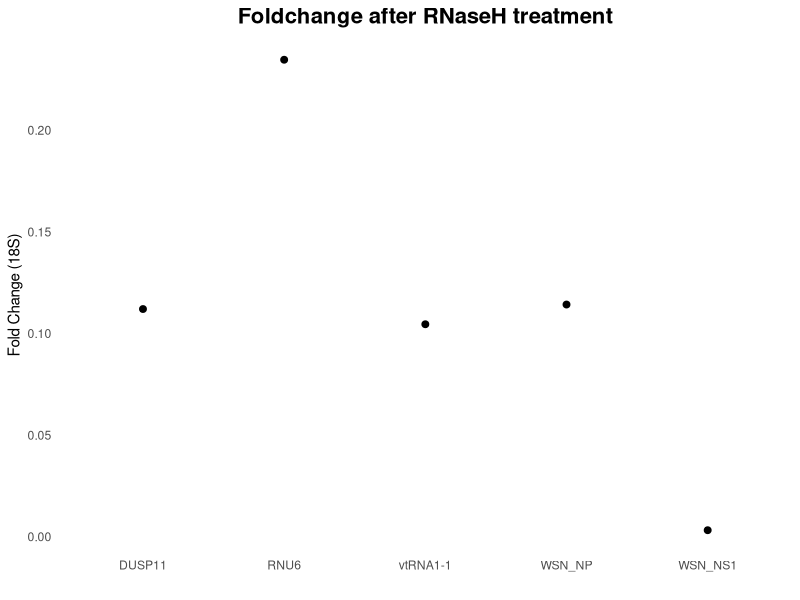

Write R code to recreate this figure.
library(readxl)
library(dplyr)
library(tidyr)
library(writexl)
library(ggplot2)
library(ggpubr)

df <- read_excel("TN061/61.3/filtered_results.xlsx")

# Calculate mean CT, pivot wider, and convert to numeric
data <- df %>%
  group_by(`Sample Name`, `Target Name`) %>%
  summarise(CT = mean(CT, na.rm = TRUE), .groups = "drop") %>%
  pivot_wider(names_from = `Target Name`, values_from = CT)

target_cols <- setdiff(names(data), "Sample Name")
data[target_cols] <- lapply(data[target_cols], as.numeric)

# Calculate delta Ct for all targets
data <- data %>%
  mutate(across(
    .cols = target_cols,
    .fns = ~ .x - RNA18S1,
    .names = "delta_ct_{.col}"
  ))

# Pivot to long format for delta Ct
delta_long <- data %>%
  select(`Sample Name`, starts_with("delta_ct_")) %>%
  pivot_longer(
    cols = starts_with("delta_ct_"),
    names_to = "Target",
    values_to = "delta_ct",
    names_prefix = "delta_ct_"
  )
print(delta_long)
# Get reference delta Ct for -RNaseH only
ref_delta <- delta_long %>%
  filter(`Sample Name` == "-RNaseH") %>%
  select(Target, delta_ct) %>%
  rename(ref_delta_ct = delta_ct)

# Join reference and calculate ddCT and fold change
fold_change_data <- delta_long %>%
  left_join(ref_delta, by = "Target") %>%
  mutate(ddct = delta_ct - ref_delta_ct,
         fold_change = 2^(-ddct)) %>%
  filter(`Sample Name` != "-RNaseH", `Target` != "RNA18S1")

# Export to Excel
write_xlsx(fold_change_data, "TN061/61.3/foldchange.xlsx")

# Plot
p <- ggplot(fold_change_data, aes(x = Target, y = fold_change)) +
  geom_point(size = 2) +
  labs(title = "Foldchange after RNaseH treatment",
       x = "",
       y = "Fold Change (18S)") +
  theme_classic() +
  theme(axis.line = element_blank(),
        axis.ticks = element_blank(),
        plot.title = element_text(hjust = 0.5, size = 16, face = "bold"))

ggsave("TN061/61.3/fold_change_plot.png", plot = p, width = 8, height = 6)